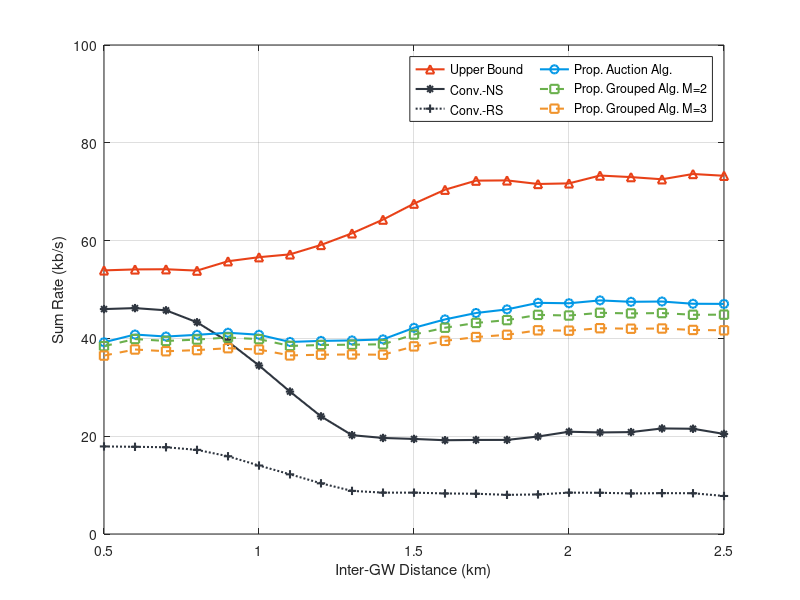

Write MATLAB code to recreate this figure.
% x-axis distance
d = 0.5:0.1:2.5;

% GW3 Utility
% Non-Grouping
GW3_sum_rate = [39.2122034626169	40.7886988496737	40.3810044443446	40.7332639144381	41.1572687414740	40.7471132771957	39.2768665686353	39.4890449446201	39.5874627918184	39.8009303505756	42.1669977680760	43.8838716237107	45.1936062915196	45.9317407280204	47.2723166613250	47.1853651617569	47.7718832300205	47.4843051912774	47.5435725070814	47.0826401462917	47.0574692049846];
% Grouping_3
GW3_sum_rate_g_3 = [36.4883807785629	37.7308795051551	37.3728860459833	37.6072327142983	37.9973686995754	37.7185261457742	36.5185667536973	36.6668338795290	36.7142208557518	36.6621275241810	38.3671015804878	39.4925070583333	40.2773320034456	40.7343423569656	41.6523885852149	41.5809290751909	42.0828220782823	41.9796283400349	42.0216233629883	41.7271949332218	41.6504508225641];
% Grouping_2
GW3_sum_rate_g_2 = [38.4119666233608	39.8726072528930	39.4735167296705	39.7645885950233	40.1777007937624	39.8494226482124	38.4568693379974	38.6546605835466	38.7133943885946	38.7936151112020	40.7975035163263	42.1840479066749	43.1638851559083	43.7377410273892	44.8102802255406	44.6791033780994	45.2346668378629	45.1080481535483	45.1818367442131	44.8281648607610	44.8554900677932];
% No-Selection
GW3_sum_rate_bm1 = [45.9954722097660	46.1951831320515	45.7441628841855	43.2984395474665	39.3472041591352	34.4567930803455	29.1195829752058	24.0565270142903	20.2082852887658	19.6399516432481	19.4406204136452	19.1744247466055	19.2335394664499	19.2404841777657	19.9346097473193	20.9153634670739	20.7689767649801	20.8391940245094	21.5848058749240	21.5221168738276	20.4631556922884];
% Random Selection
GW3_sum_rate_bm2 = [17.9069591118906	17.8327544516038	17.7399525665533	17.2036978319442	15.8972147800168	14.0015231035423	12.2048180630207	10.3631004094451	8.81620721928980	8.45972063164155	8.45647332902408	8.29282029404785	8.22967945469893	8.00554221943444	8.09065052345365	8.45576785820306	8.43142554150482	8.29151872029544	8.35662229843047	8.33532873271849	7.77371482099391];
% Upperbound
GW3_sum_rate_ub = [53.9098243186333	54.1081832569851	54.1416730034662	53.8640473124788	55.7793589198790	56.6054575210039	57.1872312795002	59.1098885843774	61.4899888839763	64.2925230320309	67.5579263541026	70.4055178478427	72.2627794778417	72.3099301224128	71.5788513003380	71.7002770058622	73.3054868379193	72.9859374317630	72.5404868830431	73.6215402267138	73.2567277390457];

% GW2 Utility
% Non-Grouping
GW2_sum_rate = [28.2481761681455	28.3708428064727	28.7169467798804	28.8607097161193	29.9201731972422	29.7737668464391	29.3674917289698	29.9381737036045	30.7226645300296	30.5722335157520	31.4842547393556	32.8131083637659	32.3131539116969	32.6818096045997	32.5968078514695	31.7550955528945	32.1739164606803	32.1341129184554	32.5203123106266	32.8400655621753	34.0616626623404];
%Grouping_3
GW2_sum_rate_g_3 = [25.8932068776579	25.9483763074954	26.1911208883508	26.2283271571614	27.0566867369796	26.8768940025726	26.4830051077779	26.9026307199080	27.5138287133057	27.3323872857671	27.9524779173236	29.0164192247075	28.5573419564034	28.7239061817420	28.5902319252242	27.9496378474505	28.2128207806627	28.2348203883258	28.5158216731600	28.7830014161223	29.7364421907015];
% Grouping_2
GW2_sum_rate_g_2 = [27.3914164017248	27.5074802005778	27.7824003890404	27.8829257869979	28.8008410807240	28.6526428774355	28.2214036990223	28.7327824838401	29.4527166940797	29.3350690458221	30.0508285380233	31.2232880538565	30.7076682362918	30.8935194536907	30.6982856199692	29.9776668615182	30.3119243927198	30.3160156376445	30.6502853877279	30.9740975532588	32.0218104565687];
% No-Selection
GW2_sum_rate_bm1 = [29.6181328906039	29.9384392943014	29.7593150709631	28.9719857797249	26.1843555900915	24.1494774772985	21.6261034167518	19.5300808388208	18.1894236722292	18.1202458685849	17.9756980709997	17.9572396546298	17.6616522788135	17.7623634390724	17.1414637193662	17.2711804108624	17.0524721894029	16.6353304494544	16.9506537259637	17.2477390909400	17.3765074167239];
% Random Selection
GW2_sum_rate_bm2 = [17.2457532054750	17.3663269882177	17.2907594525386	16.8924805555539	15.5167682184666	13.9972784873601	12.4525945517520	11.1618205657872	10.3509025821124	10.2464240169133	10.2753443009275	10.2189639587400	9.94558509840747	9.98797708846811	9.45599277758972	9.59662149270788	9.55226521494655	9.45452011889867	9.10479902615183	9.19748388357335	8.94210700577748];
% Upperbound
GW2_sum_rate_ub = [37.8590078035604	38.1658350218866	38.3151907036251	39.2153568207476	40.1615737509712	41.0071040615363	41.2180617591857	41.9339993413600	43.4427530331819	44.2574102711109	45.7775250319445	47.0019809944892	47.1140882903433	46.8677084132730	46.0264441619740	45.7798696465479	45.9788247033476	47.0176048348019	48.0346499198619	48.8633577433951	48.6442644279396];

% Rario of gourping to non-grouping 
GW2_g2_ratio = 100*GW2_sum_rate_g_2./GW2_sum_rate;
GW2_g3_ratio = 100*GW2_sum_rate_g_3./GW2_sum_rate;
GW3_g2_ratio = 100*GW3_sum_rate_g_2./GW3_sum_rate;
GW3_g3_ratio = 100*GW3_sum_rate_g_3./GW3_sum_rate;

% Ratio of the proposed to the upper bound.
GW2_ub_ratio = 100*GW2_sum_rate./GW2_sum_rate_ub;
GW2_g2_ub_ratio = 100*GW2_sum_rate_g_2./GW2_sum_rate_ub;
GW2_g3_ub_ratio = 100*GW2_sum_rate_g_3./GW2_sum_rate_ub;
GW3_ub_ratio = 100*GW3_sum_rate./GW3_sum_rate_ub;
GW3_g2_ub_ratio = 100*GW3_sum_rate_g_2./GW3_sum_rate_ub;
GW3_g3_ub_ratio = 100*GW3_sum_rate_g_3./GW3_sum_rate_ub;

% Gap between the proposed to No-Selection
GW2_bm1_ratio = 100*GW2_sum_rate./GW2_sum_rate_bm1;
GW3_bm1_ratio = 100*GW3_sum_rate./GW3_sum_rate_bm1;

%Utility
figure(2)
% set(gcf,'Units','centimeter','Position',[0 0 15 25]);
% subplot(211)
% plot(d, GW2_sum_rate_ub, '-^', 'color', "#e84118", 'LineWidth', 1.5); hold on
% plot(d, GW2_sum_rate_bm1, '-*', 'color', "#2f3640", 'LineWidth', 1.5); hold on
% plot(d, GW2_sum_rate_bm2, ':+', 'Color',  "#2f3640", 'LineWidth', 1.5); hold on
% plot(d, GW2_sum_rate, '-o', 'color', "#0097e6", 'LineWidth', 1.5); hold on
% plot(d, GW2_sum_rate_g_2, '--square', 'color', "#6ab04c", 'LineWidth', 1.5); hold on
% plot(d, GW2_sum_rate_g_3, '--square', 'Color',  "#f0932b", 'LineWidth', 1.5); hold off
% grid on
% title('(a) 2-GW Networks')
% xlabel('Inter-GW Distance (km)')
% ylabel('Sum Rate (kb/s)')
% ylim([0 65])
% legend('Upper Bound', 'Conv.-NS', 'Conv.-RS', 'Prop. Auction Alg.', 'Prop. Grouped Alg. M=2', 'Prop. Grouped Alg. M=3', 'NumColumns',2)
% 
% subplot(212)
plot(d, GW3_sum_rate_ub, '-^', 'color', "#e84118", 'LineWidth', 1.5); hold on
plot(d, GW3_sum_rate_bm1, '-*', 'color', "#2f3640", 'LineWidth', 1.5); hold on
plot(d, GW3_sum_rate_bm2, ':+', 'Color',  "#2f3640", 'LineWidth', 1.5); hold on
plot(d, GW3_sum_rate, '-o', 'color', "#0097e6", 'LineWidth', 1.5); hold on
plot(d, GW3_sum_rate_g_2, '--square', 'color', "#6ab04c", 'LineWidth', 1.5); hold on
plot(d, GW3_sum_rate_g_3, '--square', 'Color',  "#f0932b", 'LineWidth', 1.5); hold off
grid on
% title('(b) 3-GW Networks')
xlabel('Inter-GW Distance (km)')
ylabel('Sum Rate (kb/s)')
ylim([0 100])
legend('Upper Bound', 'Conv.-NS', 'Conv.-RS', 'Prop. Auction Alg.', 'Prop. Grouped Alg. M=2', 'Prop. Grouped Alg. M=3', 'NumColumns',2)

% % Rario of grouping to non-grouping 
% figure (2)
% plot(e, GW2_g2_ratio, '-ok', 'LineWidth', 1.5); hold on
% plot(e, GW2_g3_ratio, '-or', 'LineWidth', 1.5); hold on
% plot(e, GW3_g2_ratio, '-og', 'LineWidth', 1.5); hold on
% plot(e, GW3_g3_ratio, '-ob', 'LineWidth', 1.5); hold off
% xlabel('Inter-GW distance (km)')
% ylabel('Sum Rate (kb/s)')
% legend('2GW 2group','2GW 3group','3GW 2group','3GW 3group')
% 
% % Ratio of the proposed to the upper bound.
% figure (3)
% plot(e, GW2_ub_ratio, '-^r', 'LineWidth', 1.5); hold on
% plot(e, GW2_g2_ub_ratio, '-^g', 'LineWidth', 1.5); hold on
% plot(e, GW2_g3_ub_ratio, '-^b', 'LineWidth', 1.5); hold on
% plot(e, GW3_ub_ratio, '--or', 'LineWidth', 1.5); hold on
% plot(e, GW3_g2_ub_ratio, '--og', 'LineWidth', 1.5); hold on
% plot(e, GW3_g3_ub_ratio, '--ob', 'LineWidth', 1.5); hold off
% xlabel('Inter-GW distance (km)')
% ylabel('ub_ratio')
% legend('2GW','2GW 2group','2GW 3group','3GW','3GW 2group','3GW 3group')
% 
% % Gap between the proposed to No-Selection
% figure(4) 
% plot(e,GW2_bm1_ratio,'-o'); hold on
% plot(e,GW3_bm1_ratio,'--o'); hold off
% legend('2GW','3GW')
